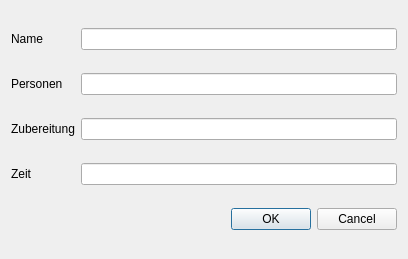
<?xml version="1.0" encoding="UTF-8"?>
<ui version="4.0">
 <class>Dialog</class>
 <widget class="QDialog" name="Dialog">
  <property name="geometry">
   <rect>
    <x>0</x>
    <y>0</y>
    <width>408</width>
    <height>259</height>
   </rect>
  </property>
  <property name="windowTitle">
   <string>Dialog</string>
  </property>
  <layout class="QGridLayout" name="gridLayout">
   <item row="0" column="0">
    <widget class="QLabel" name="label">
     <property name="text">
      <string>Name</string>
     </property>
    </widget>
   </item>
   <item row="0" column="1">
    <widget class="QLineEdit" name="newName"/>
   </item>
   <item row="1" column="0">
    <widget class="QLabel" name="label_2">
     <property name="text">
      <string>Personen</string>
     </property>
    </widget>
   </item>
   <item row="1" column="1">
    <widget class="QLineEdit" name="newPersons"/>
   </item>
   <item row="2" column="0">
    <widget class="QLabel" name="label_3">
     <property name="text">
      <string>Zubereitung</string>
     </property>
    </widget>
   </item>
   <item row="2" column="1">
    <widget class="QLineEdit" name="newDevice"/>
   </item>
   <item row="3" column="0">
    <widget class="QLabel" name="label_4">
     <property name="text">
      <string>Zeit</string>
     </property>
    </widget>
   </item>
   <item row="3" column="1">
    <widget class="QLineEdit" name="newTime"/>
   </item>
   <item row="4" column="0" colspan="2">
    <widget class="QDialogButtonBox" name="buttonBox">
     <property name="orientation">
      <enum>Qt::Horizontal</enum>
     </property>
     <property name="standardButtons">
      <set>QDialogButtonBox::Cancel|QDialogButtonBox::Ok</set>
     </property>
    </widget>
   </item>
  </layout>
 </widget>
 <resources/>
 <connections/>
</ui>
